Frame 1 (no input): blank canvas, image omitted
Frame 60 (the mouse pressed at the canvas centre just before this capture): blank canvas, image omitted
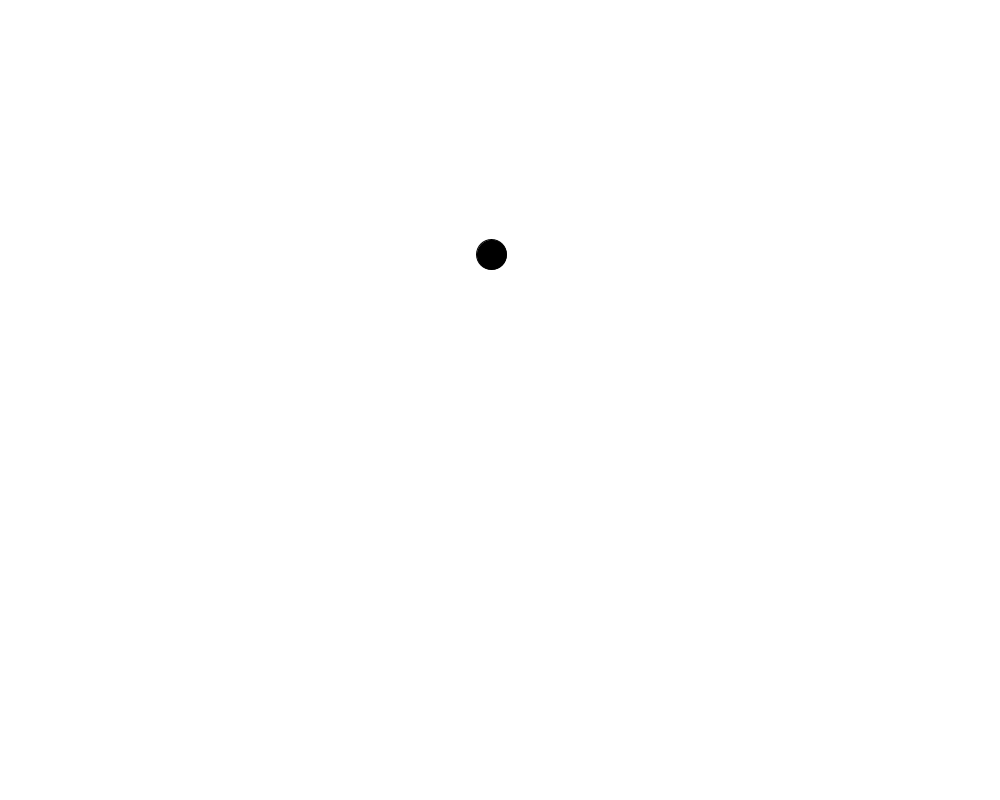
Frame 120 (the mouse held since frame 60 and released just before this capture)

The Processing sketch whose frames 1 and 60 were blank and that drew this single picture after the mouse press (run headless with seeded random() and noise(); from frame 60 on, the mouse is pressed at the canvas centre):

// Processing sketch: FlyBall
// ── FlyBall.pde
Ball baller;
PVector wind;
PVector buoyancy;
float setOffX;
float setOffY;
void setup()
{
  size(1000,800);
  setOffX = 0;
  setOffY = 10000;
  buoyancy= new PVector(0,-0.02);
  wind = new PVector(0,0);
  baller = new Ball();
}

void draw()
{
  wind = new PVector(map(noise(setOffX,setOffY),0,1,-0.02,0.02),0);
  setOffX+=0.01;
  setOffY+=0.01;
  baller.ApplyForce(buoyancy);
  baller.ApplyForce(wind);
  baller.Update();
  baller.Display();
  baller.CheckEags();
}
// ── Ball_.pde
class Ball
{
  float mass;
  PVector location;
  PVector velocity;
  PVector acceleration;
  Ball()
  {
    mass = 1;
    location = new PVector(width/2,height/2);
    velocity = new PVector(0,0);
    acceleration = new PVector(0,0);
  }
  
  void ApplyForce(PVector force)
  {
    acceleration.add(force);
    acceleration.div(mass);
  }
  
  void Display()
  {
    background(255);
    fill(0);
    ellipse(location.x,location.y,30,30);
    acceleration.mult(0);
  }
  
  void Update()
  {
    velocity.add(acceleration);
    location.add(velocity);
  }
  
  void CheckEags()
  {
   if(location.y<15)
   {
     location.y = 15;
     velocity.div(-1.5);
   }
   
   if(location.x>width)
   {
     location = new PVector(width/2,height/2);
   }
  }
}
